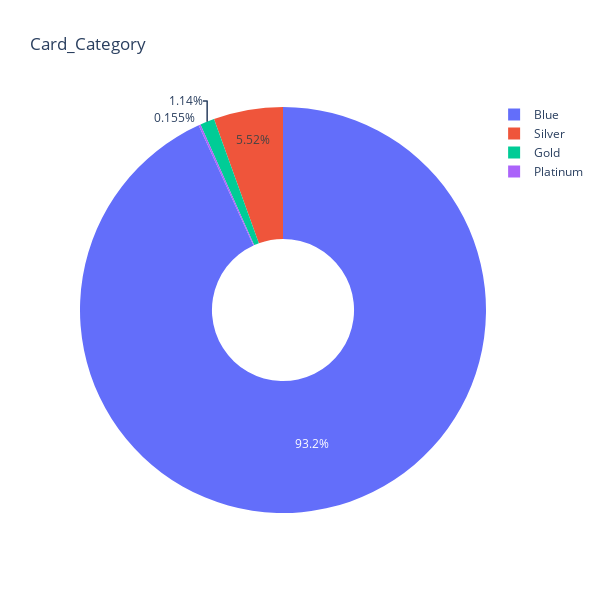

Notebook code cell kept with this figure:
### Markdown cell above
Avaliando-se agora como está a distribuição dos clientes em relação ao tipo de cartão de crédito.

### Code cell
pie_charts(df = base_dados, col = 'Card_Category')

### Figure 1 — Plotly figure (JSON) as saved in the notebook; plotly's stock layout.template omitted (floating-point values rounded to 4 significant figures; data arrays with more than 128 entries replaced by an {"elided": "..."} marker saying what was removed)
{"data": [{"domain": {"x": [0, 1], "y": [0, 1]}, "hole": 0.35, "hovertemplate": "Card_Category=%{label}<extra></extra>", "labels": {"elided": "7081 str values"}, "legendgroup": "", "name": "", "showlegend": true, "type": "pie"}], "layout": {"height": 600, "legend": {"tracegroupgap": 0}, "title": {"text": "Card_Category"}, "width": 600}}
